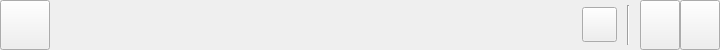
<?xml version="1.0" encoding="UTF-8"?>
<ui version="4.0">
 <class>title_bar_widget</class>
 <widget class="QWidget" name="title_bar_widget">
  <property name="geometry">
   <rect>
    <x>0</x>
    <y>0</y>
    <width>720</width>
    <height>50</height>
   </rect>
  </property>
  <property name="sizePolicy">
   <sizepolicy hsizetype="Expanding" vsizetype="Fixed">
    <horstretch>0</horstretch>
    <verstretch>0</verstretch>
   </sizepolicy>
  </property>
  <property name="minimumSize">
   <size>
    <width>0</width>
    <height>50</height>
   </size>
  </property>
  <property name="maximumSize">
   <size>
    <width>16777215</width>
    <height>50</height>
   </size>
  </property>
  <property name="windowTitle">
   <string>Form</string>
  </property>
  <layout class="QHBoxLayout" name="title_bar_layout">
   <property name="spacing">
    <number>10</number>
   </property>
   <property name="leftMargin">
    <number>0</number>
   </property>
   <property name="topMargin">
    <number>0</number>
   </property>
   <property name="rightMargin">
    <number>0</number>
   </property>
   <property name="bottomMargin">
    <number>0</number>
   </property>
   <item>
    <widget class="QWidget" name="shadow_widget" native="true">
     <layout class="QHBoxLayout" name="shadow_layout">
      <property name="spacing">
       <number>10</number>
      </property>
      <property name="leftMargin">
       <number>0</number>
      </property>
      <property name="topMargin">
       <number>0</number>
      </property>
      <property name="rightMargin">
       <number>0</number>
      </property>
      <property name="bottomMargin">
       <number>0</number>
      </property>
      <item>
       <layout class="QHBoxLayout" name="main_layout">
        <property name="spacing">
         <number>5</number>
        </property>
        <item>
         <widget class="QPushButton" name="home_button">
          <property name="sizePolicy">
           <sizepolicy hsizetype="Fixed" vsizetype="Fixed">
            <horstretch>0</horstretch>
            <verstretch>0</verstretch>
           </sizepolicy>
          </property>
          <property name="minimumSize">
           <size>
            <width>50</width>
            <height>50</height>
           </size>
          </property>
          <property name="maximumSize">
           <size>
            <width>50</width>
            <height>50</height>
           </size>
          </property>
          <property name="text">
           <string/>
          </property>
         </widget>
        </item>
        <item>
         <layout class="QVBoxLayout" name="score_layout">
          <property name="spacing">
           <number>0</number>
          </property>
          <property name="topMargin">
           <number>5</number>
          </property>
          <item>
           <widget class="QLabel" name="current_score_label">
            <property name="sizePolicy">
             <sizepolicy hsizetype="Expanding" vsizetype="Preferred">
              <horstretch>0</horstretch>
              <verstretch>0</verstretch>
             </sizepolicy>
            </property>
            <property name="text">
             <string/>
            </property>
            <property name="alignment">
             <set>Qt::AlignBottom|Qt::AlignLeading|Qt::AlignLeft</set>
            </property>
           </widget>
          </item>
          <item>
           <widget class="QLabel" name="high_score_label">
            <property name="sizePolicy">
             <sizepolicy hsizetype="Expanding" vsizetype="Preferred">
              <horstretch>0</horstretch>
              <verstretch>0</verstretch>
             </sizepolicy>
            </property>
            <property name="text">
             <string/>
            </property>
            <property name="alignment">
             <set>Qt::AlignLeading|Qt::AlignLeft|Qt::AlignTop</set>
            </property>
           </widget>
          </item>
         </layout>
        </item>
       </layout>
      </item>
      <item>
       <widget class="QPushButton" name="menu_button">
        <property name="sizePolicy">
         <sizepolicy hsizetype="Fixed" vsizetype="Fixed">
          <horstretch>0</horstretch>
          <verstretch>0</verstretch>
         </sizepolicy>
        </property>
        <property name="minimumSize">
         <size>
          <width>35</width>
          <height>35</height>
         </size>
        </property>
        <property name="maximumSize">
         <size>
          <width>35</width>
          <height>35</height>
         </size>
        </property>
        <property name="text">
         <string/>
        </property>
       </widget>
      </item>
      <item>
       <widget class="Line" name="separator_line">
        <property name="sizePolicy">
         <sizepolicy hsizetype="Fixed" vsizetype="Fixed">
          <horstretch>0</horstretch>
          <verstretch>0</verstretch>
         </sizepolicy>
        </property>
        <property name="minimumSize">
         <size>
          <width>0</width>
          <height>40</height>
         </size>
        </property>
        <property name="maximumSize">
         <size>
          <width>16777215</width>
          <height>40</height>
         </size>
        </property>
        <property name="orientation">
         <enum>Qt::Vertical</enum>
        </property>
       </widget>
      </item>
      <item>
       <layout class="QHBoxLayout" name="control_layout">
        <property name="spacing">
         <number>0</number>
        </property>
        <item>
         <widget class="QPushButton" name="minimize_button">
          <property name="sizePolicy">
           <sizepolicy hsizetype="Fixed" vsizetype="Preferred">
            <horstretch>0</horstretch>
            <verstretch>0</verstretch>
           </sizepolicy>
          </property>
          <property name="minimumSize">
           <size>
            <width>40</width>
            <height>0</height>
           </size>
          </property>
          <property name="maximumSize">
           <size>
            <width>40</width>
            <height>16777215</height>
           </size>
          </property>
          <property name="text">
           <string/>
          </property>
         </widget>
        </item>
        <item>
         <widget class="QPushButton" name="close_button">
          <property name="sizePolicy">
           <sizepolicy hsizetype="Fixed" vsizetype="Preferred">
            <horstretch>0</horstretch>
            <verstretch>0</verstretch>
           </sizepolicy>
          </property>
          <property name="minimumSize">
           <size>
            <width>40</width>
            <height>0</height>
           </size>
          </property>
          <property name="maximumSize">
           <size>
            <width>40</width>
            <height>16777215</height>
           </size>
          </property>
          <property name="text">
           <string/>
          </property>
         </widget>
        </item>
       </layout>
      </item>
     </layout>
    </widget>
   </item>
  </layout>
 </widget>
 <resources/>
 <connections/>
</ui>
